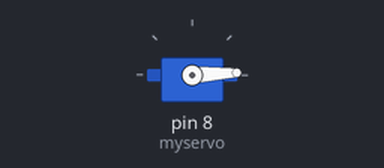
The sketch below on a simulated Arduino Uno, built with avr-gcc and run on an emulated ATmega328P. Parts: servo.

Above: at 0.05 s.
At 1.3 s:
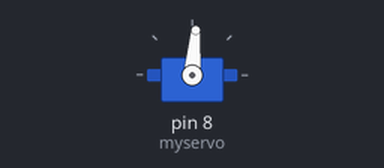
At 2.6 s:
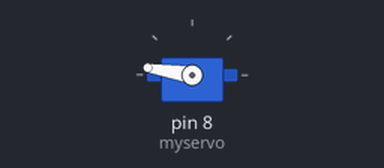
At 5.2 s:
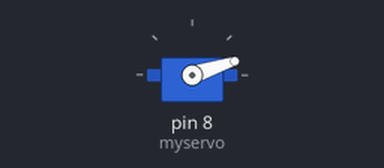
Timing chart, 0 to 7.1 s (numbered marks = the images above):
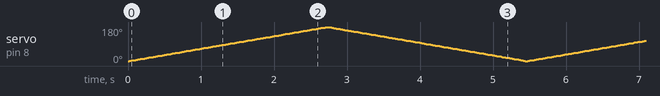

The sketch:

Course12.ino
```cpp
#include <Servo.h>

Servo myservo;
int pos = 0;

void setup() {
  //Explicitly specify the actual supported pulse width range of the servo (unit: microseconds)
  //For example, SG90: 1000~2000 microseconds

  myservo.attach(8, 500, 2500);  // pin 8, min pulse 500us, max pulse 2500us
}

void loop() {
  for (pos = 0; pos <= 180; pos += 1) {
    myservo.write(pos);
    delay(15);
  }
  for (pos = 180; pos >= 0; pos -= 1) {
    myservo.write(pos);
    delay(15);
  }
}
```
